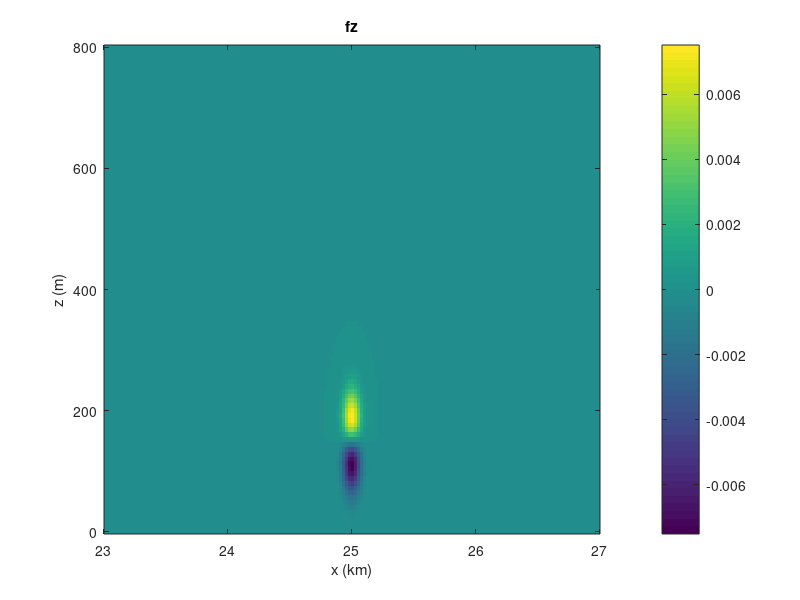
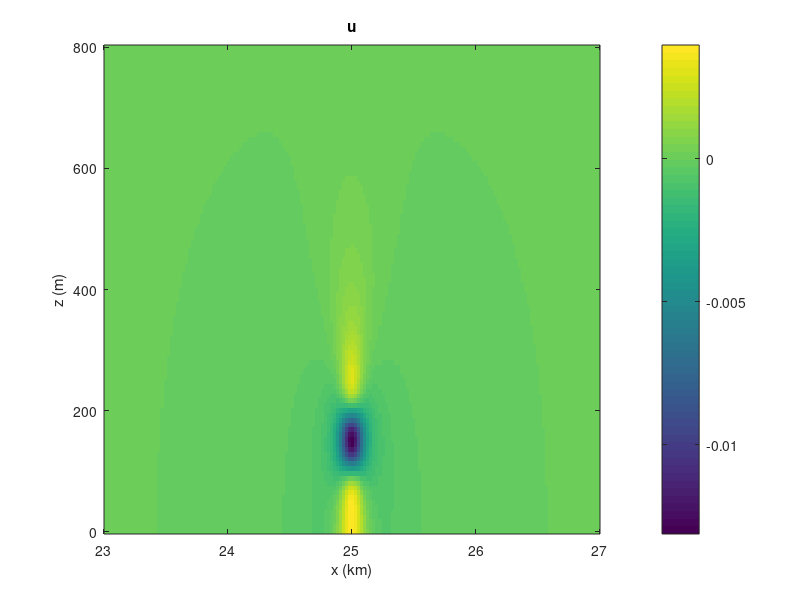
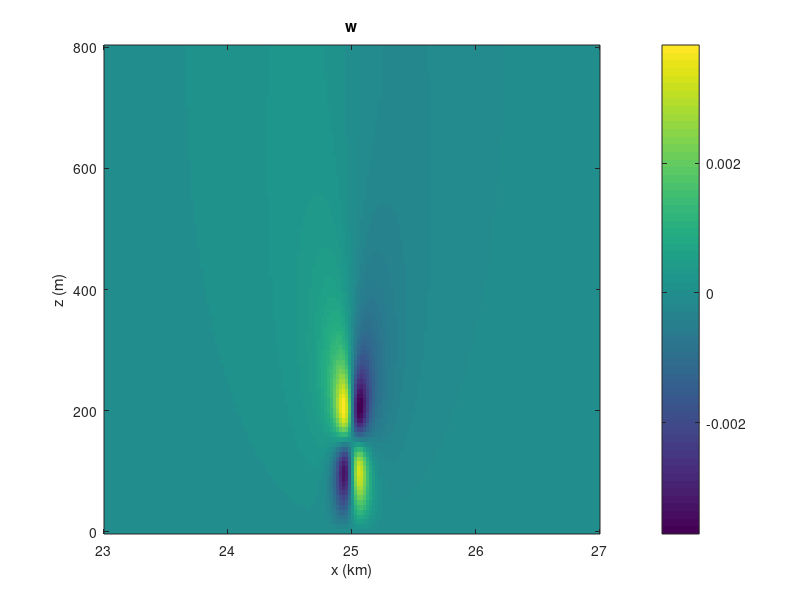

Reproduce these figures in MATLAB, in order.
clear; clc;

%% Parameters
U0 = 20;
Lx = 100000;
H  = 800;
Nx = 4096;
Nz = 101;

x  = linspace(0, Lx, Nx);
z  = linspace(0, H,  Nz);
dz = z(2) - z(1);

%% Turbine forcing f_x(x,z)
A    = 0.5;
x0   = Lx/4;
z0   = 150;
sigx = 50;
sigz = 40;

[X,Z] = meshgrid(x, z);

fx = -A .* exp(-(X-x0).^2/(2*sigx^2)) .* ...
         exp(-(Z-z0).^2/(2*sigz^2));

fz = fx .* (-(Z - z0)/sigz^2);

%% FFT in x
fx_hat = fft(fx, [], 2);
fz_hat = fft(fz, [], 2);

% Wavenumbers corresponding to FFT ordering
kvec = (2*pi/Lx) * [0:(Nx/2-1), -Nx/2:-1];

w_hat = zeros(Nz, Nx);

%% Loop over Fourier modes
for ik = 1:Nx
    k = kvec(ik);
    
    rhs = -1i * k * fz_hat(:,ik);   % Nz x 1 (complex)

    % Build matrix L for this k
    L = zeros(Nz, Nz);

    % Bottom BC: w(0) = 0  -> w_1 = 0
    L(1,1) = 1;
    rhs(1) = 0;

    % Interior points j = 2..Nz-1
    for j = 2:Nz-1
        L(j,j-1) =  U0/dz^2;
        L(j,j)   = -2*U0/dz^2 - U0*k^2;
        L(j,j+1) =  U0/dz^2;
    end

    % Top BC: w_z(H) = 0 -> (w_N - w_{N-1})/dz = 0
    L(Nz, :)    = 0;
    L(Nz, Nz)   =  1;
    L(Nz, Nz-1) = -1;
    rhs(Nz)     = 0;

    % Solve linear system for this Fourier mode
    w_hat(:,ik) = L \ rhs;
end

% Inverse FFT in x to get w(x,z)
w = ifft(w_hat, [], 2);
w = real(w);

%% Calculate u(x,z)

%Compute dw / dz for each Fourier mode
Wz = zeros(Nz, Nx);

for ik = 1:Nx
    wmode = w(:,ik);
    dwdz  = zeros(Nz,1);

    % interior points: central difference
    dwdz(2:Nz-1) = ( wmode(3:Nz) - wmode(1:Nz-2) ) / (2*dz);

    % bottom: forward difference
    dwdz(1) = (wmode(2) - wmode(1)) / dz;

    % top: Neumann BC w_z(H)=0
    dwdz(Nz) = 0;

    Wz(:,ik) = dwdz;
end

% Compute u(x,z)

dx = x(2) - x(1);
u  = zeros(Nz, Nx);

for j = 1:Nz
    u(j,:) = -cumtrapz(x, Wz(j,:));
end

%% Plot u(x,z) and w(x,z)

% Heatmap of fz
figure;
imagesc(x/1000, z, fz);
set(gca,'YDir','normal');
xlim([23,27]);
xlabel('x (km)');
ylabel('z (m)');
title("fz");
colorbar;


% Heatmap of u
figure;
imagesc(x/1000, z, u);
set(gca,'YDir','normal');
xlim([23,27]);
xlabel('x (km)');
ylabel('z (m)');
title("u")
colorbar;

% Heatmap of w
figure;
imagesc(x/1000, z, w);
set(gca,'YDir','normal');
xlim([23,27]);
xlabel('x (km)');
ylabel('z (m)');
title("w")
colorbar;
